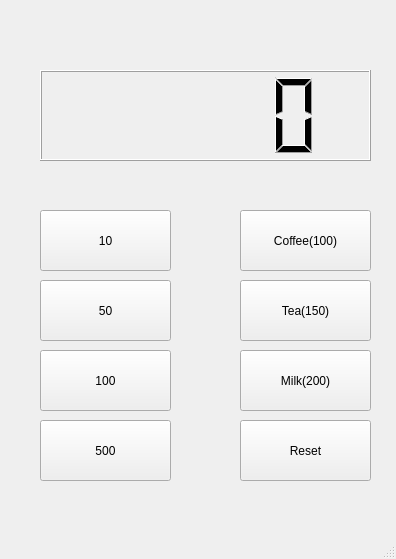
<?xml version="1.0" encoding="UTF-8"?>
<ui version="4.0">
 <class>MainWindow</class>
 <widget class="QMainWindow" name="MainWindow">
  <property name="geometry">
   <rect>
    <x>0</x>
    <y>0</y>
    <width>396</width>
    <height>559</height>
   </rect>
  </property>
  <property name="windowTitle">
   <string>MainWindow</string>
  </property>
  <widget class="QWidget" name="centralwidget">
   <widget class="QPushButton" name="pb10">
    <property name="geometry">
     <rect>
      <x>40</x>
      <y>210</y>
      <width>131</width>
      <height>61</height>
     </rect>
    </property>
    <property name="text">
     <string>10</string>
    </property>
   </widget>
   <widget class="QPushButton" name="pb50">
    <property name="geometry">
     <rect>
      <x>40</x>
      <y>280</y>
      <width>131</width>
      <height>61</height>
     </rect>
    </property>
    <property name="text">
     <string>50</string>
    </property>
   </widget>
   <widget class="QPushButton" name="pb100">
    <property name="geometry">
     <rect>
      <x>40</x>
      <y>350</y>
      <width>131</width>
      <height>61</height>
     </rect>
    </property>
    <property name="text">
     <string>100</string>
    </property>
   </widget>
   <widget class="QPushButton" name="pb500">
    <property name="geometry">
     <rect>
      <x>40</x>
      <y>420</y>
      <width>131</width>
      <height>61</height>
     </rect>
    </property>
    <property name="text">
     <string>500</string>
    </property>
   </widget>
   <widget class="QPushButton" name="pbCoffee">
    <property name="geometry">
     <rect>
      <x>240</x>
      <y>210</y>
      <width>131</width>
      <height>61</height>
     </rect>
    </property>
    <property name="text">
     <string>Coffee(100)</string>
    </property>
   </widget>
   <widget class="QPushButton" name="pbTea">
    <property name="geometry">
     <rect>
      <x>240</x>
      <y>280</y>
      <width>131</width>
      <height>61</height>
     </rect>
    </property>
    <property name="text">
     <string>Tea(150)</string>
    </property>
   </widget>
   <widget class="QPushButton" name="pbMilk">
    <property name="geometry">
     <rect>
      <x>240</x>
      <y>350</y>
      <width>131</width>
      <height>61</height>
     </rect>
    </property>
    <property name="text">
     <string>Milk(200)</string>
    </property>
   </widget>
   <widget class="QPushButton" name="pbReset">
    <property name="geometry">
     <rect>
      <x>240</x>
      <y>420</y>
      <width>131</width>
      <height>61</height>
     </rect>
    </property>
    <property name="text">
     <string>Reset</string>
    </property>
   </widget>
   <widget class="QLCDNumber" name="lcdNumber">
    <property name="geometry">
     <rect>
      <x>40</x>
      <y>70</y>
      <width>331</width>
      <height>91</height>
     </rect>
    </property>
   </widget>
  </widget>
  <widget class="QMenuBar" name="menubar">
   <property name="geometry">
    <rect>
     <x>0</x>
     <y>0</y>
     <width>396</width>
     <height>22</height>
    </rect>
   </property>
  </widget>
  <widget class="QStatusBar" name="statusbar"/>
 </widget>
 <resources/>
 <connections/>
</ui>
